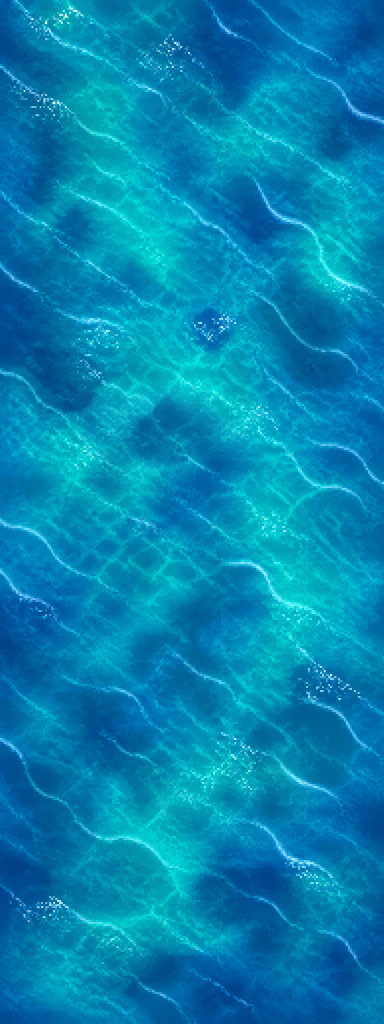
#> input picture just-one-round/assets/source/imagegen/net_boat_v5/sea_background_open_water_raw.png, 768 x 2048 px (shown at 1/2 size)
$ python postprocess_open_water.py
#> lines starting #> are read from the running program, lines starting #| are printed output that depends on the picture
from pathlib import Path

from PIL import Image, ImageEnhance


ROOT = Path(__file__).resolve().parents[4]
SOURCE = Path(__file__).with_name("sea_background_open_water_raw.png")
OUTPUT = Path(__file__).with_name("sea_background_open_water_360x960.png")
RUNTIME = ROOT / "assets/images/net_boat/sea_background.png"


def main() -> None:
    image = Image.open(SOURCE).convert("RGBA")
    image = image.resize((180, 480), Image.Resampling.LANCZOS)
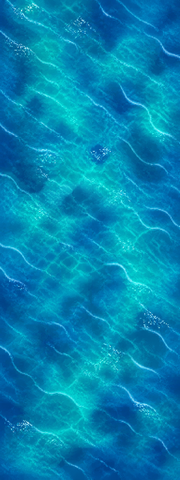
#> image: PIL image 180x480 RGBA; mean R, G, B, A 3.5, 131.9, 176.2, 255
    image = ImageEnhance.Color(image).enhance(0.9)
    teal = Image.new("RGBA", image.size, (0, 54, 42, 24))
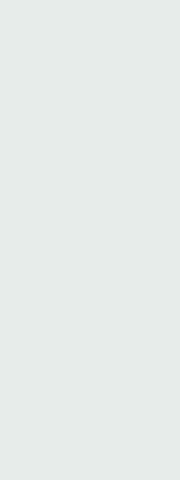
#> teal: PIL image 180x480 RGBA; mean R, G, B, A 0, 54, 42, 24; transparent parts drawn white
    image = Image.alpha_composite(image, teal)
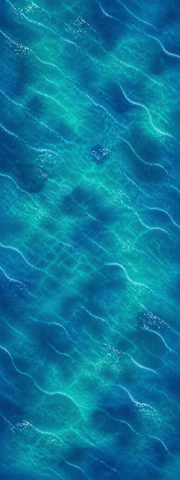
#> image: PIL image 180x480 RGBA; mean R, G, B, A 11.3, 121.2, 156.2, 255
    image = image.resize((360, 960), Image.Resampling.NEAREST)
#> image: PIL image 360x960 RGBA
    image.save(OUTPUT)
    image.save(RUNTIME)


if __name__ == "__main__":
    main()
